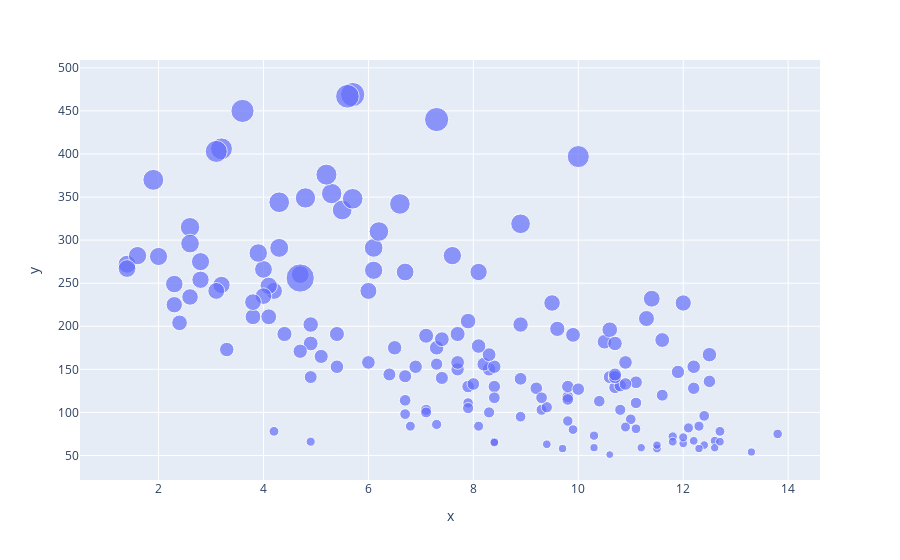

Source (notebook cell):
### Code cell
import plotly.express as px
px.scatter(x=df_2010['avg_years_of_schooling'], y=df_2011['mort_rate_both_sexes'],size=df_2010['mort_rate_both_sexes'])

### Figure 1 — Plotly figure (JSON) as saved in the notebook; plotly's stock layout.template omitted (floating-point values rounded to 4 significant figures; data arrays with more than 128 entries replaced by an {"elided": "..."} marker saying what was removed)
{"data": [{"hovertemplate": "x=%{x}<br>y=%{y}<br>size=%{marker.size}<extra></extra>", "legendgroup": "", "marker": {"color": "#636efa", "size": {"elided": "162 int values"}, "sizemode": "area", "sizeref": 1.708, "symbol": "circle"}, "mode": "markers", "name": "", "orientation": "v", "showlegend": false, "type": "scatter", "x": {"elided": "162 float values"}, "xaxis": "x", "y": {"elided": "162 int values"}, "yaxis": "y"}], "layout": {"legend": {"itemsizing": "constant", "tracegroupgap": 0}, "margin": {"t": 60}, "xaxis": {"anchor": "y", "domain": [0, 1], "title": {"text": "x"}}, "yaxis": {"anchor": "x", "domain": [0, 1], "title": {"text": "y"}}}}
